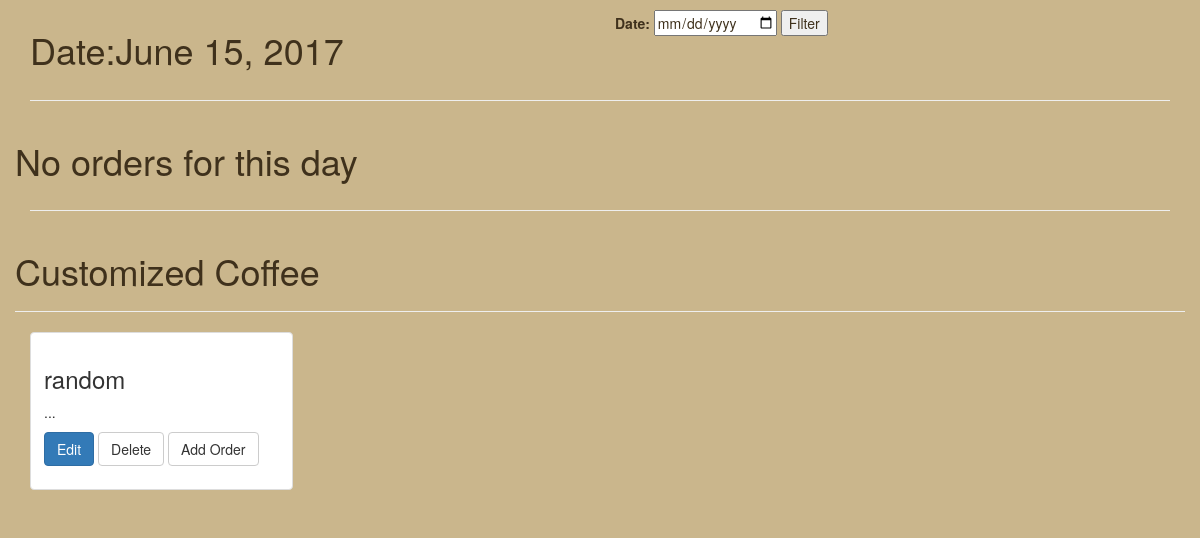
Before: /coffee/home/ (signed in) with the older database file.
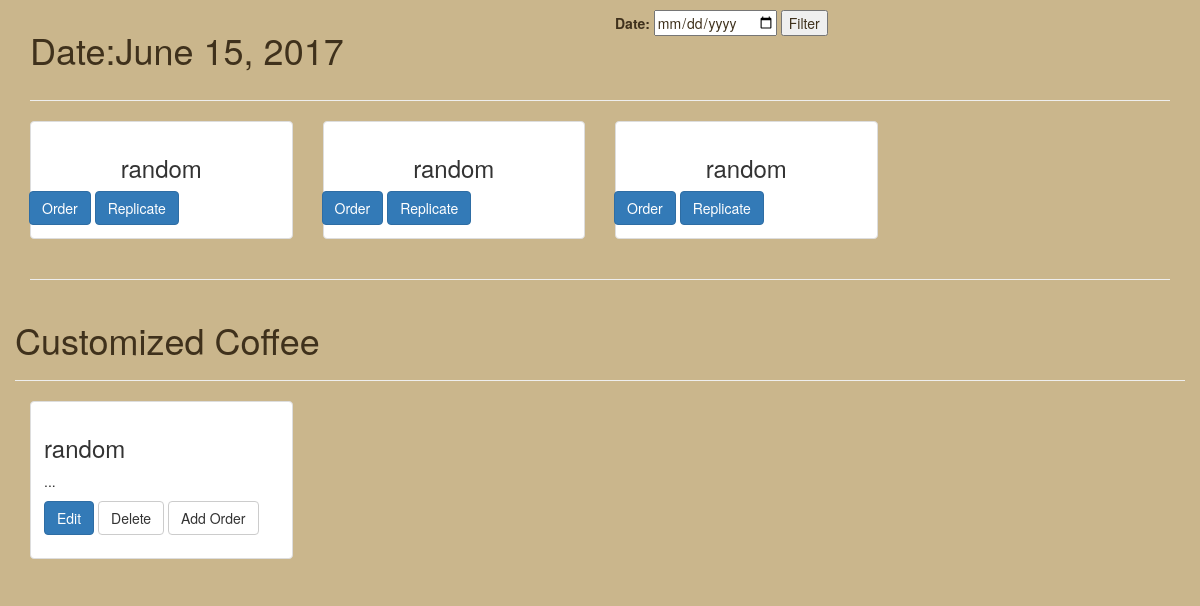
After: the same page with the newer database file.
### coffee/models.py (models this page shows, shortened)
class Coffee(models.Model):
    user = models.ForeignKey(User)
    name = models.CharField(max_length=255)
    bean = models.ForeignKey(Bean)
    roast = models.ForeignKey(Roast)
    espresso_shots = models.PositiveIntegerField(default=1)
    water = models.FloatField(default=0)
    steamed_milk = models.BooleanField(default=False)
    foam = models.FloatField(default=False)
    powder = models.ManyToManyField(Powder, blank=True)
    syrup = models.ManyToManyField(Syrup, blank=True)
    extra = models.TextField()
    def __str__(self):
        return self.name

class Order(models.Model):
    user = models.ForeignKey(User)
    coffee = models.ForeignKey(Coffee)
    date = models.DateField()

### coffee/views.py (the view)
def main(request):
    context = {}
    user = request.user
    context['user'] = user
    form = SearchForm(request.POST)
    if request.method == "POST":
        if form.is_valid():
            date = form.clean_data.get['date']
            context['today'] = date
            order_list = Order.objects.filter(user=user, date=today)
            context['order_list'] = order_list
    else:
        form = SearchForm()
        context['form'] = form
        today = datetime.date.today()
        context['today'] = today
        order_list = Order.objects.filter(user=user, date=today)
        context['order_list'] = order_list
    coffee_list = Coffee.objects.filter(user=user)
    context['coffee_list'] = coffee_list
    return render(request, "main.html", context)

### coffee/forms.py
class SearchForm(forms.Form):
    date=forms.DateField(widget = forms.DateInput(attrs={'type': 'date'}))

### coffee/templates/main.html (shortened to what this page needs)
{% extends 'base.html' %}
{% block content %}
    <div class="row">
        <div class="col col-sm-6">
            <h1>Date:{{ today }}</h1>
        </div>
        <div class="col col-sm-6">
            <form class="" action="{% url 'home' %}" method="post">
                {{ form }}
                <input type="submit" name="" value="Filter">
            </form>
        </div>
    </div>
    <hr>
    <div class="row">
        {% if order_list %}
            {% for order in order_list %}
                <div class="col-sm-4 col-md-3">
                    <div class="thumbnail">
                        <div class="caption">
                            <h3 class=" text-center">{{ order.coffee }}</h3>
                            <div class="row">
                                <a href="{% url 'send_email' today.year today.month today.day %}">
                                    <div class="btn btn-primary">Order</div>
                                </a>
                                <a href="{% url 'replicate_order' today.year today.month today.day %}">
                                    <div class="btn btn-primary">Replicate</div>
                                </a>
                            </div>
                        </div>
                    </div>
                </div>
            {% endfor %}
        {% else %}
            <h1>No orders for this day</h1>
        {% endif %}
    </div>
    <hr>
    <div class="row">
        <h1>Customized Coffee </h1>
        <hr>
        {% for coffee in coffee_list %}
            <div class="col-sm-4 col-md-3">
                <div class="thumbnail">
                    <div class="caption">
                        <h3>{{ coffee }}</h3>
                        <p>...</p>
                        <p>
                            <a href="{% url 'editCoffee' coffee_id=coffee.id %}" class="btn btn-primary" role="button">Edit</a>
                            <a href="{% url 'deleteCoffee' coffee_id=coffee.id %}" class="btn btn-default"
                               role="button">Delete</a>
                            <a href="{% url 'createOrder' coffee_id=coffee.id %}" class="btn btn-default" role="button">Add
                                Order</a>
                        </p>
                    </div>
                </div>
            </div>
        {% endfor %}
    </div>
{% endblock %}

### coffee/templates/base.html (shortened to what this page needs)
<!DOCTYPE html>
{% load static %}
<html lang="en">
<head>
<link rel=stylesheet href="{% static 'bootstrap-3.3.7-dist/css/bootstrap.css' %}">
</head>
<body>
    <div class="container">
        {% block content %}
        {% endblock %}
    </div>
</body>
</html>

Changed rows visible on the page:
added Order: coffee "random"
added Order: coffee "random"
added Order: coffee "random"
Other visible differences:
text no longer shown: "No orders for this day"
